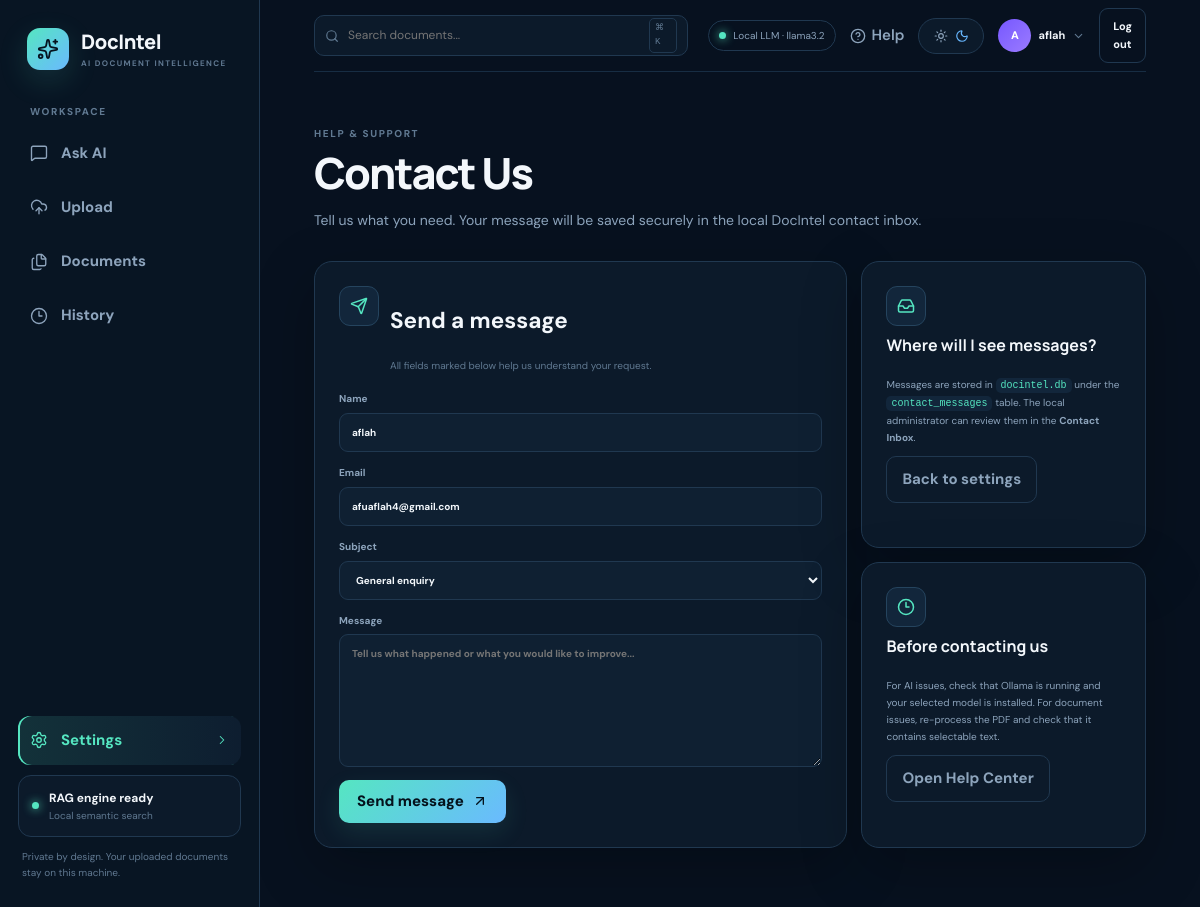
The app's page /contact (signed in) with its own data.
### tables this page shows
CREATE TABLE users (
            id INTEGER PRIMARY KEY AUTOINCREMENT,
            name TEXT NOT NULL,
            email TEXT NOT NULL UNIQUE,
            password_hash TEXT NOT NULL,
            is_admin INTEGER NOT NULL DEFAULT 0,
            created_at TEXT NOT NULL
        );

### app.py (the view, shortened to what this page needs)
@app.route(
    "/contact",
    methods=["GET", "POST"]
)
def contact_page():
    return render_template(
        "contact.html"
    )

### app.py (called while the page is built)
def get_db():
    conn = sqlite3.connect(DB_PATH)
    conn.row_factory = sqlite3.Row
    return conn

def current_user():
    user_id = session.get("user_id")
    if not user_id:
        return None
    conn = get_db()
    user = conn.execute(
        """
        SELECT
            id,
            name,
            email,
            is_admin,
            created_at
        FROM users
        WHERE id=?
        """,
        (user_id,)
    ).fetchone()
    conn.close()
    return user

@app.context_processor
def inject_user():
    return {
        "current_user": current_user(),
        "global_model_name": getattr(
            rag_engine,
            "OLLAMA_MODEL",
            "local-llm"
        )
    }

### templates/contact.html (shortened to what this page needs)
{% extends "base.html" %}
{% block content %}
<section class="page-head"><div><div class="eyebrow">HELP & SUPPORT</div><h1>Contact Us</h1><p>Tell us what you need. Your message will be saved securely in the local DocIntel contact inbox.</p></div></section>
<div class="contact-layout"><section class="surface-card contact-card"><div class="settings-card-head"><span class="settings-icon"><i data-lucide="send"></i></span><div><h2>Send a message</h2><p>All fields marked below help us understand your request.</p></div></div><form method="post" class="contact-form"><label>Name<input name="name" required value="{{ name or (current_user['name'] if current_user else '') }}" placeholder="Your name"></label><label>Email<input type="email" name="email" required value="{{ email or (current_user['email'] if current_user else '') }}" placeholder="you@example.com"></label><label>Subject<select name="subject"><option>General enquiry</option><option>Bug report</option><option>Feature request</option><option>Account help</option><option>RAG / AI issue</option><option>Other</option></select></label><label>Message<textarea name="message" rows="7" required placeholder="Tell us what happened or what you would like to improve...">{{ message or '' }}</textarea></label><button class="primary-btn" type="submit">Send message <i data-lucide="arrow-up-right"></i></button></form></section><aside class="contact-info"><div class="info-card"><span class="settings-icon"><i data-lucide="inbox"></i></span><h3>Where will I see messages?</h3><p>Messages are stored in <code>docintel.db</code> under the <code>contact_messages</code> table. The local administrator can review them in the <strong>Contact Inbox</strong>.</p><a href="{{ url_for('settings_page') if current_user else url_for('login') }}" class="outline-btn">Back to settings</a></div><div class="info-card"><span class="settings-icon"><i data-lucide="clock-3"></i></span><h3>Before contacting us</h3><p>For AI issues, check that Ollama is running and your selected model is installed. For document issues, re-process the PDF and check that it contains selectable text.</p><a href="{{ url_for('help_page') }}" class="outline-btn">Open Help Center</a></div></aside></div>
{% endblock %}

### templates/base.html (shortened to what this page needs)
<!doctype html>
<html lang="en" data-theme="dark">
<head>
  <link rel="stylesheet" href="{{ url_for('static', filename='style.css') }}">
</head>
<body>
<div class="app-shell">
  <aside class="sidebar" id="sidebar">
    <a class="brand" href="{{ url_for('home') }}"><span class="brand-icon"><i data-lucide="sparkles"></i></span><span><strong>DocIntel</strong><small>AI DOCUMENT INTELLIGENCE</small></span></a>
    <div class="nav-label">WORKSPACE</div>
    <nav class="nav">
      <a href="{{ url_for('home') }}" class="nav-link {% if request.endpoint == 'home' %}active{% endif %}"><i data-lucide="message-square"></i><span>Ask AI</span></a>
      <a href="{{ url_for('upload_page') }}" class="nav-link {% if request.endpoint == 'upload_page' %}active{% endif %}"><i data-lucide="upload-cloud"></i><span>Upload</span></a>
      <a href="{{ url_for('documents_page') }}" class="nav-link {% if request.endpoint == 'documents_page' %}active{% endif %}"><i data-lucide="files"></i><span>Documents</span></a>
      <a href="{{ url_for('history_page') }}" class="nav-link {% if request.endpoint == 'history_page' %}active{% endif %}"><i data-lucide="clock-3"></i><span>History</span></a>
    </nav>
    <div class="sidebar-spacer"></div>
    <a href="{{ url_for('settings_page') if current_user else url_for('login', next='/settings') }}" class="nav-link settings-link {% if request.endpoint in ['settings_page','help_page','contact_page','contact_inbox'] %}active{% endif %}"><i data-lucide="settings"></i><span>Settings</span><i class="nav-chevron" data-lucide="chevron-right"></i></a>
    <div class="status-card"><span class="status-dot"></span><div><b>RAG engine ready</b><small>Local semantic search</small></div></div>
    <p class="privacy-note">Private by design. Your uploaded documents stay on this machine.</p>
  </aside>
  <main class="main-content">
    <header class="topbar">
      <div class="top-search"><i data-lucide="search"></i><input id="global-search" placeholder="Search documents..." autocomplete="off"><kbd>⌘ K</kbd></div>
      <div class="top-actions">
        <span class="model-status" id="model-status"><span class="online-dot"></span> Local LLM · {{ global_model_name }}</span>
        <a href="{{ url_for('help_page') }}" class="top-action"><i data-lucide="circle-help"></i> Help</a>
        <button class="theme-mini" id="theme-toggle" title="Toggle theme"><i data-lucide="sun"></i><i data-lucide="moon"></i></button>
        {% if current_user %}
          <div class="user-menu"><span class="user-avatar">{{ current_user['name'][0]|upper }}</span><span class="user-name">{{ current_user['name'] }}</span><i data-lucide="chevron-down"></i></div>
          <a class="top-auth" href="{{ url_for('logout') }}">Log out</a>
        {% else %}
          <a class="top-auth" href="{{ url_for('login') }}">Log in</a><a class="top-auth primary-auth" href="{{ url_for('signup') }}">Sign up</a>
        {% endif %}
      </div>
    </header>
    {% block content %}{% endblock %}
  </main>
</div>
</body>
</html>

### records on screen
users: name "A", name "aflah", email "afuaflah4@gmail.com"

### other values on screen
{{ global_model_name }} "llama3.2"
